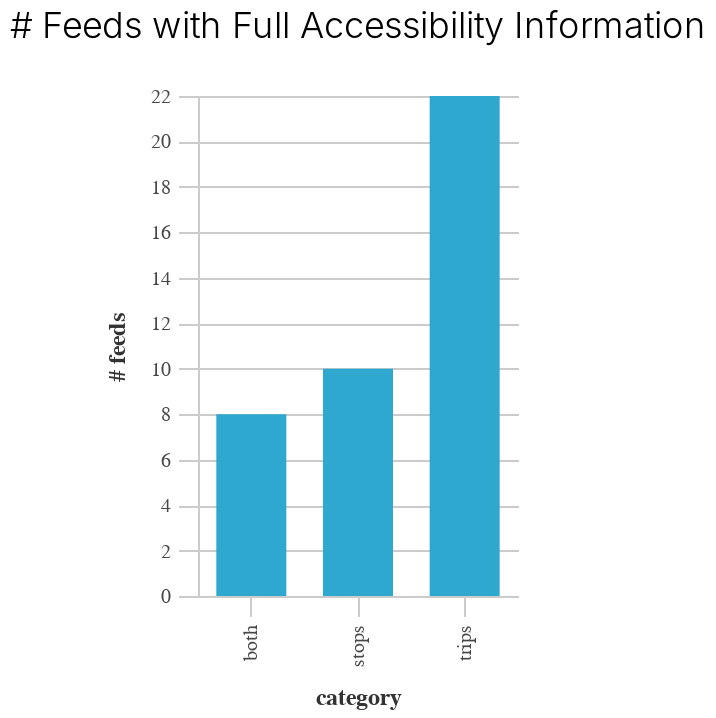
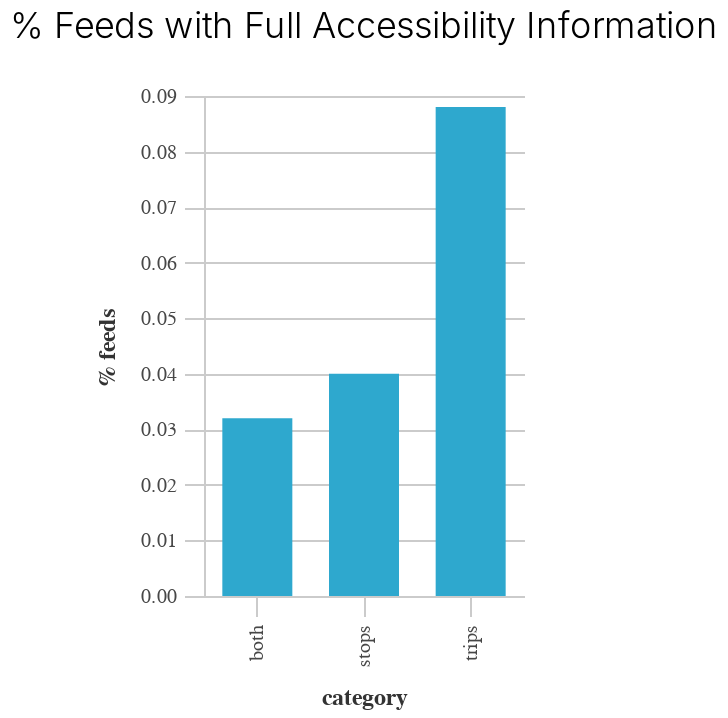

The code cell stored with these charts, in order, in its notebook:
### Markdown cell above
### Feeds with full info for stops and routes

### Code cell
setup_charts.make_bar_chart(combined, x_col = "category", y_col = "value",
               chart_title = "# Feeds with Full Accessibility Information"
              )

setup_charts.make_bar_chart(combined, x_col = "category", y_col = "pct",
               chart_title = "% Feeds with Full Accessibility Information"
              )

### Figure 1 — Vega-Lite specification as saved in the notebook (floating-point values rounded to 4 significant figures)
{"width": 160.0, "height": 250, "background": "white", "config": {"title": {"fontSize": 18, "font": "Raleway", "anchor": "middle", "fontColor": "#333", "fontWeight": 300, "offset": 20}, "header": {"labelFont": "Nunito Sans", "titleFont": "Raleway"}, "axis": {"domain": true, "domainColor": "#cbcbcb", "grid": true, "gridColor": "#cbcbcb", "gridWidth": 1, "labelColor": "#474747", "labelFontSize": 10, "titleColor": "#333", "tickColor": "#cbcbcb", "tickSize": 10, "titleFontSize": 12, "titlePadding": 10, "labelPadding": 4, "labelFont": "Nunito Sans", "titleFont": "Raleway"}, "axisBand": {"grid": false}, "range": {"category_bright": ["#2EA8CE", "#EB9F3C", "#F4D837", "#51BF9D", "#8CBCCB", "#9487C0"], "category_bold": ["#136C97", "#E16B26", "#F6BF16", "#00896B", "#7790A3", "#5B559C"], "diverging": ["#E16B26", "#EB9F3C", "#f6e7e1", "#8CBCCB", "#2EA8CE", "#136C97"], "sequential": ["#B9D6DF", "#8CBCCB", "#2EA8CE", "#136C97", "#0B405B"]}, "legend": {"labelFont": "Nunito Sans", "labelFontSize": 11, "symbolType": "square", "symbolSize": 30, "titleFont": "Raleway", "titleFontSize": 14, "titlePadding": 10, "padding": 1, "orient": "right", "labelLimit": 0, "labelColor": "#333", "titleColor": "#333"}, "view": {"stroke": "transparent"}, "group": {"fill": "white"}, "arc": {"fill": "#8CBCCB"}, "area": {"fill": "#8CBCCB"}, "line": {"stroke": "#8CBCCB", "strokeWidth": 2}, "trail": {"color": "#8CBCCB", "stroke": "#8CBCCB", "strokeWidth": 0, "size": 1}, "path": {"stroke": "#8CBCCB", "strokeWidth": 0.5}, "rect": {"fill": "#8CBCCB"}, "point": {"filled": true, "shape": "circle"}, "shape": {"stroke": "#8CBCCB"}, "text": {"font": "Nunito Sans", "color": "#8CBCCB", "fontSize": 11, "align": "center", "fontWeight": 400, "size": 11}, "bar": {"binSpacing": 2, "fill": "#8CBCCB", "stroke": false}, "background": "white", "font": "Raleway"}, "data": {"name": "data-b9ce28dd9ce99b0b02cf2296150462e0"}, "mark": {"type": "bar", "size": 35}, "encoding": {"color": {"value": "#2EA8CE"}, "tooltip": [{"field": "category", "type": "nominal"}, {"field": "value", "type": "quantitative"}], "x": {"field": "category", "type": "nominal"}, "y": {"field": "value", "title": "# feeds", "type": "quantitative"}}, "selection": {"selector003": {"type": "interval", "bind": "scales", "encodings": ["x", "y"]}}, "title": "# Feeds with Full Accessibility Information", "$schema": "https://vega.github.io/schema/vega-lite/v4.17.0.json", "datasets": {"data-b9ce28dd9ce99b0b02cf2296150462e0": [{"category": "stops", "value": 10, "total_feeds": 251, "pct": 0.04}, {"category": "trips", "value": 22, "total_feeds": 251, "pct": 0.088}, {"category": "both", "value": 8, "total_feeds": 251, "pct": 0.032}]}}

### Figure 2 — Vega-Lite specification as saved in the notebook (floating-point values rounded to 4 significant figures)
{"width": 160.0, "height": 250, "background": "white", "config": {"title": {"fontSize": 18, "font": "Raleway", "anchor": "middle", "fontColor": "#333", "fontWeight": 300, "offset": 20}, "header": {"labelFont": "Nunito Sans", "titleFont": "Raleway"}, "axis": {"domain": true, "domainColor": "#cbcbcb", "grid": true, "gridColor": "#cbcbcb", "gridWidth": 1, "labelColor": "#474747", "labelFontSize": 10, "titleColor": "#333", "tickColor": "#cbcbcb", "tickSize": 10, "titleFontSize": 12, "titlePadding": 10, "labelPadding": 4, "labelFont": "Nunito Sans", "titleFont": "Raleway"}, "axisBand": {"grid": false}, "range": {"category_bright": ["#2EA8CE", "#EB9F3C", "#F4D837", "#51BF9D", "#8CBCCB", "#9487C0"], "category_bold": ["#136C97", "#E16B26", "#F6BF16", "#00896B", "#7790A3", "#5B559C"], "diverging": ["#E16B26", "#EB9F3C", "#f6e7e1", "#8CBCCB", "#2EA8CE", "#136C97"], "sequential": ["#B9D6DF", "#8CBCCB", "#2EA8CE", "#136C97", "#0B405B"]}, "legend": {"labelFont": "Nunito Sans", "labelFontSize": 11, "symbolType": "square", "symbolSize": 30, "titleFont": "Raleway", "titleFontSize": 14, "titlePadding": 10, "padding": 1, "orient": "right", "labelLimit": 0, "labelColor": "#333", "titleColor": "#333"}, "view": {"stroke": "transparent"}, "group": {"fill": "white"}, "arc": {"fill": "#8CBCCB"}, "area": {"fill": "#8CBCCB"}, "line": {"stroke": "#8CBCCB", "strokeWidth": 2}, "trail": {"color": "#8CBCCB", "stroke": "#8CBCCB", "strokeWidth": 0, "size": 1}, "path": {"stroke": "#8CBCCB", "strokeWidth": 0.5}, "rect": {"fill": "#8CBCCB"}, "point": {"filled": true, "shape": "circle"}, "shape": {"stroke": "#8CBCCB"}, "text": {"font": "Nunito Sans", "color": "#8CBCCB", "fontSize": 11, "align": "center", "fontWeight": 400, "size": 11}, "bar": {"binSpacing": 2, "fill": "#8CBCCB", "stroke": false}, "background": "white", "font": "Raleway"}, "data": {"name": "data-b9ce28dd9ce99b0b02cf2296150462e0"}, "mark": {"type": "bar", "size": 35}, "encoding": {"color": {"value": "#2EA8CE"}, "tooltip": [{"field": "category", "type": "nominal"}, {"field": "pct", "type": "quantitative"}], "x": {"field": "category", "type": "nominal"}, "y": {"field": "pct", "title": "% feeds", "type": "quantitative"}}, "selection": {"selector004": {"type": "interval", "bind": "scales", "encodings": ["x", "y"]}}, "title": "% Feeds with Full Accessibility Information", "$schema": "https://vega.github.io/schema/vega-lite/v4.17.0.json", "datasets": {"data-b9ce28dd9ce99b0b02cf2296150462e0": [{"category": "stops", "value": 10, "total_feeds": 251, "pct": 0.04}, {"category": "trips", "value": 22, "total_feeds": 251, "pct": 0.088}, {"category": "both", "value": 8, "total_feeds": 251, "pct": 0.032}]}}
